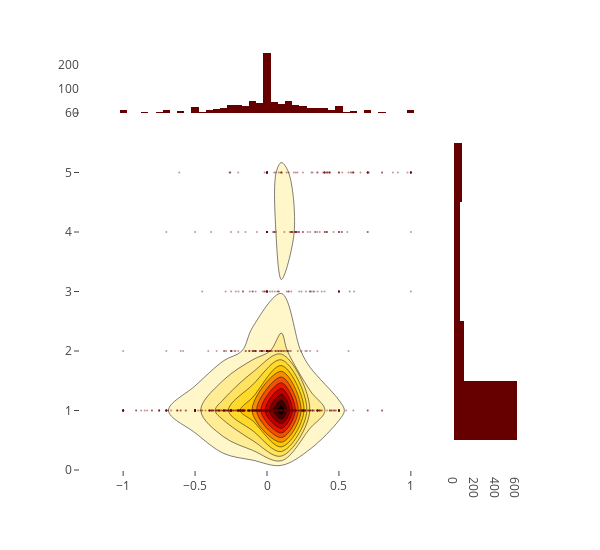

This figure's notebook cell:
### Markdown cell above
#### 2D Density jointplot of sentiment polarity and rating

### Code cell
import plotly.graph_objs as go

trace1 = go.Scatter(
    x=df['polarity'], y=df['Review_Score'], mode='markers', name='points',
    marker=dict(color='rgb(102,0,0)', size=2, opacity=0.4)
)
trace2 = go.Histogram2dContour(
    x=df['polarity'], y=df['Review_Score'], name='density', ncontours=20,
    colorscale='Hot', reversescale=True, showscale=False
)
trace3 = go.Histogram(
    x=df['polarity'], name='Sentiment polarity density',
    marker=dict(color='rgb(102,0,0)'),
    yaxis='y2'
)
trace4 = go.Histogram(
    y=df['Review_Score'], name='Rating density', marker=dict(color='rgb(102,0,0)'),
    xaxis='x2'
)
data = [trace1, trace2, trace3, trace4]

layout = go.Layout(
    showlegend=False,
    autosize=False,
    width=600,
    height=550,
    xaxis=dict(
        domain=[0, 0.85],
        showgrid=False,
        zeroline=False
    ),
    yaxis=dict(
        domain=[0, 0.85],
        showgrid=False,
        zeroline=False
    ),
    margin=dict(
        t=50
    ),
    hovermode='closest',
    bargap=0,
    xaxis2=dict(
        domain=[0.85, 1],
        showgrid=False,
        zeroline=False
    ),
    yaxis2=dict(
        domain=[0.85, 1],
        showgrid=False,
        zeroline=False
    )
)

fig = go.Figure(data=data, layout=layout)
iplot(fig, filename='2dhistogram-2d-density-plot-subplots')

### Figure 1 — Plotly figure (JSON) as saved in the notebook; plotly's stock layout.template omitted (floating-point values rounded to 4 significant figures; data arrays with more than 128 entries replaced by an {"elided": "..."} marker saying what was removed)
{"data": [{"marker": {"color": "rgb(102,0,0)", "opacity": 0.4, "size": 2}, "mode": "markers", "name": "points", "type": "scatter", "uid": "81a660d6-5db3-4769-89db-1a67ddfdb7c4", "x": {"elided": "897 float values"}, "y": {"elided": "897 int values"}}, {"colorscale": "Hot", "name": "density", "ncontours": 20, "reversescale": true, "showscale": false, "type": "histogram2dcontour", "uid": "8a178002-661f-4165-bba2-c26455bc035b", "x": {"elided": "897 float values"}, "y": {"elided": "897 int values"}}, {"marker": {"color": "rgb(102,0,0)"}, "name": "Sentiment polarity density", "type": "histogram", "uid": "1fb4c9dd-ee20-41f4-8f50-39b21b378812", "x": {"elided": "897 float values"}, "yaxis": "y2"}, {"marker": {"color": "rgb(102,0,0)"}, "name": "Rating density", "type": "histogram", "uid": "0350c61b-b43e-466d-bd38-7c3540ae83de", "xaxis": "x2", "y": {"elided": "897 int values"}}], "layout": {"autosize": false, "bargap": 0, "height": 550, "hovermode": "closest", "margin": {"t": 50}, "showlegend": false, "width": 600, "xaxis": {"domain": [0, 0.85], "showgrid": false, "zeroline": false}, "xaxis2": {"domain": [0.85, 1], "showgrid": false, "zeroline": false}, "yaxis": {"domain": [0, 0.85], "showgrid": false, "zeroline": false}, "yaxis2": {"domain": [0.85, 1], "showgrid": false, "zeroline": false}}}
